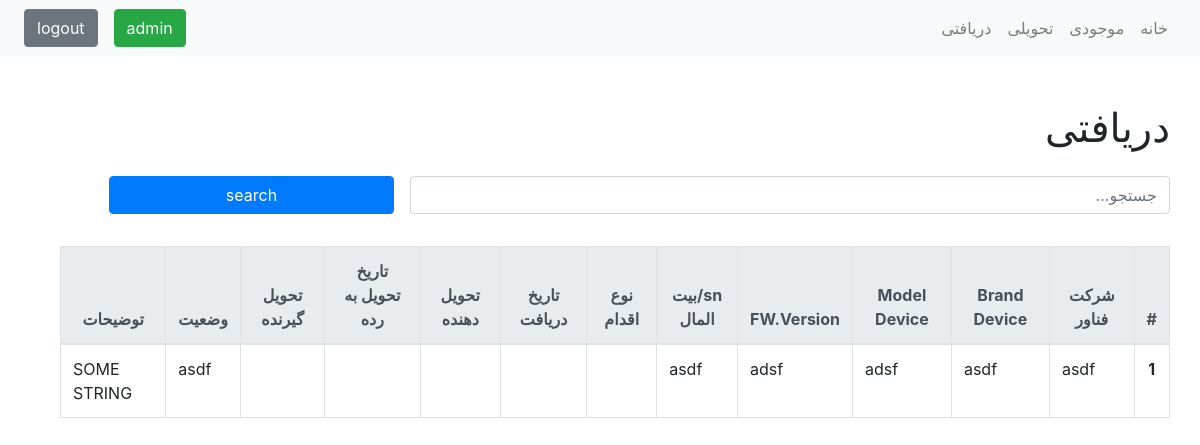
The app's page /delivery/ (signed in), older data.
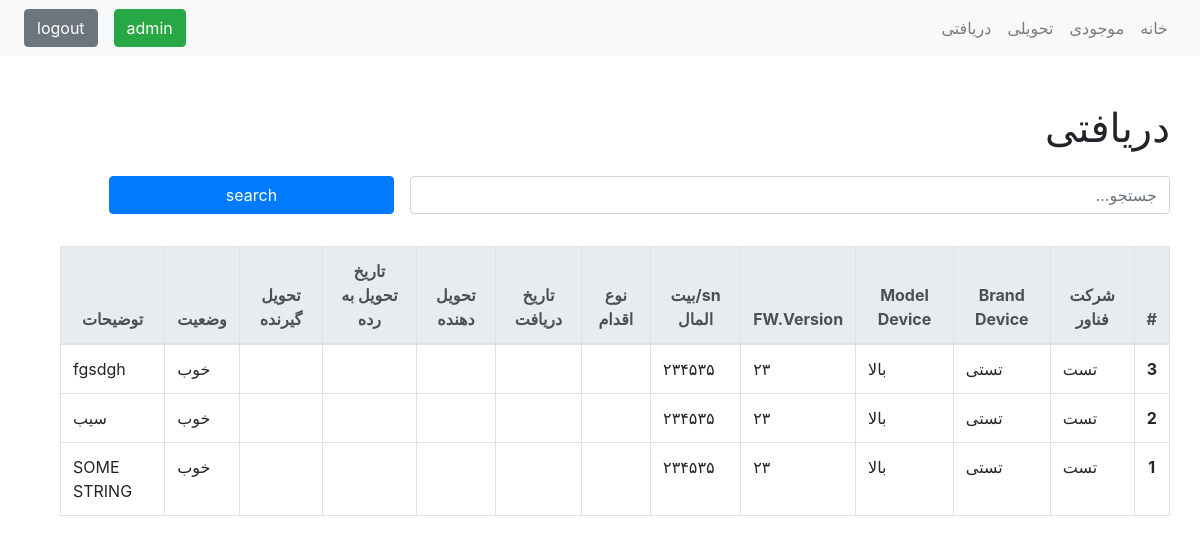
The same page, newer data.
### app/models.py (models this page shows, shortened)
class Received(models.Model):
    received_from_category = models.CharField(max_length=300)
    fireWall = models.ForeignKey('FireWall',on_delete=models.CASCADE,null=True,blank=True)
    fibr_port_num = models.CharField(max_length=300, default='SOME STRING')
    eth_port_num = models.CharField(max_length=300, default='SOME STRING')
    device_bog = models.ForeignKey('Device',on_delete=models.CASCADE,null=True,blank=True)
    devilery_person_name = models.ForeignKey('DeliveryPerson',on_delete=models.CASCADE,null=True,blank=True)
    received_person_name = models.ForeignKey('RecievedPerson',on_delete=models.CASCADE,null=True,blank=True)
    received_date = models.DateTimeField(auto_now_add = True, blank=True)
    send_to_company_date = models.DateTimeField(auto_now_add=True, blank=True)
    company = models.CharField(max_length=300, default='SOME STRING')
    delivery_row = models.CharField(max_length=300, default='SOME STRING')
    status = models.ForeignKey('Status',on_delete=models.CASCADE,null=True,blank=True)
    description = models.CharField(max_length=1000, default='SOME STRING')
    created_date = models.DateTimeField(auto_now_add = True, editable = False)

class FireWall(models.Model):
    vendor = models.CharField(max_length=300)
    brand = models.CharField(max_length=300)
    model = models.CharField(max_length=300)
    version = models.CharField(max_length=300)
    sn= models.CharField(max_length=300)

class Status(models.Model):
    status = models.CharField(max_length=200)
    def __str__(self):
        return self.status

### app/views.py (the view)
# urls.py: path('delivery/', DeliveryListView.as_view(), name="delivery"),
class DeliveryListView(LoginRequiredMixin, ListView):
    model = Delivery
    paginate_by = 100
    template_name = 'app/delivery_list.html'
    def get_queryset(self):
        filter_val = self.request.GET.get('filter', '')
        new_context = Received.objects.filter(
            Q(fireWall__vendor__icontains=filter_val) | Q(fireWall__brand__icontains=filter_val) | Q(fireWall__model__icontains=filter_val) | Q(fireWall__version__icontains=filter_val) | Q(fireWall__sn__icontains=filter_val) | \
            Q(status__status__icontains=filter_val)
        ).order_by('-created_date')
        return new_context
    def get_context_data(self, *args, **kwargs):
        context = super().get_context_data(**kwargs)
        context['filter'] = self.request.GET.get('filter', '')
        for obj in context['object_list']:
            try:
                obj.delivery_to_category_date = JalaliDateTime(obj.delivery_to_category_date).strftime("%c")
            except:
                pass
            try:
                obj.date = JalaliDateTime(obj.date).strftime("%c")
            except:
                pass
        return context

### app/templates/app/delivery_list.html (shortened to what this page needs)
<!DOCTYPE html>
<html lang="fa" dir="rtl">
<head>
    {% load static %}
    <link rel="stylesheet" href="{% static 'app/css/bootstrap.min.css' %}">
</head>
<body>
    <nav class="navbar navbar-expand-lg navbar-light bg-light d-print-none">
        <div class="collapse navbar-collapse px-2" id="navbarNavAltMarkup">
            <div class="navbar-nav">
                <a class="nav-item nav-link" href="{% url 'home' %}">خانه</a>
                <a class="nav-item nav-link" href="{% url 'available' %}">موجودی</a>
                <a class="nav-item nav-link" href="{% url 'received' %}">تحویلی</a>
                <a class="nav-item nav-link" href="{% url 'delivery' %}">دریافتی</a>
            </div>
        </div>
        <div class="form-inline">
            <a class="btn btn-success mx-2" href="{% url 'admin:index' %}">admin</a>
            <a class="btn btn-secondary mx-2" href="{% url 'accounts_logout' %}">logout</a>
        </div>
    </nav>
    <div class="container">
        <div class="d-print-none">
            <div class="row mt-5">
                <h1>دریافتی</h1>
            </div>
            <form action="{% url 'available' %}" method="GET">
                <div class="form-group row mt-3">
                    <input type="text" value="{{filter}}" name="filter" placeholder="جستجو..."
                        class="form-control col-sm-8 ml-3" />
                    <button type="submit" class="col-sm-3 btn btn-primary">search</button>
                </div>
            </form>
        </div>
        <div class="row pt-3 table-responsive">
            <table class="table table-hover table-bordered" style="direction: rtl;">
                <thead class="thead-light text-center">
                    <tr>
                        <th scope="col">#</th>
                        <th scope="col">شرکت فناور</th>
                        <th scope="col">Brand Device</th>
                        <th scope="col">Model Device</th>
                        <th scope="col">FW.Version</th>
                        <th scope="col">sn/بیت المال</th>
                        <th scope="col">نوع اقدام</th>
                        <th scope="col">تاریخ دریافت</th>
                        <th scope="col">تحویل دهنده</th>
                        <th scope="col">تاریخ تحویل به رده</th>
                        <th scope="col">تحویل گیرنده</th>
                        <th scope="col">وضعیت</th>
                        <th scope="col">توضیحات</th>
                    </tr>
                </thead>
                <tbody>
                    {% for obj in object_list %}
                    <tr>
                        <th scope="row" class="text-center">{{obj.id}}</th>
                        <td>{{obj.fireWall.vendor}}</td>
                        <td>{{obj.fireWall.brand}}</td>
                        <td>{{obj.fireWall.model}}</td>
                        <td>{{obj.fireWall.version}}</td>
                        <td>{{obj.fireWall.sn}}</td>
                        <td>{{obj.action}}</td>
                        <td>{{obj.date}}</td>
                        <td>{{obj.name_phone}}</td>
                        <td>{{obj.delivery_to_category_date}}</td>
                        <td>{{obj.delivery_to_category}}</td>
                        <td>{{obj.status}}</td>
                        <td>{{obj.description}}</td>
                    </tr>
                    {% empty %}
                    <tr>
                        <th colspan="12">No obj yet.</td>
                    </tr>
                    {% endfor %}
                </tbody>
            </table>
        </div>
    </div>
</body>
</html>

Row changes from the older to the newer data that the page shows:
added Received: id "3", fireWall.vendor "تست", fireWall.brand "تستی", fireWall.model "بالا", fireWall.version "۲۳", fireWall.sn "۲۳۴۵۳۵", status "خوب", description "fgsdgh"
added Received: id "2", fireWall.vendor "تست", fireWall.brand "تستی", fireWall.model "بالا", fireWall.version "۲۳", fireWall.sn "۲۳۴۵۳۵", status "خوب", description "سیب"
changed Received "SOME STRING": fireWall.vendor "asdf" → "تست"; fireWall.brand "asdf" → "تستی"; fireWall.model "adsf" → "بالا"; fireWall.version "adsf" → "۲۳"; fireWall.sn "asdf" → "۲۳۴۵۳۵"; status "asdf" → "خوب"
